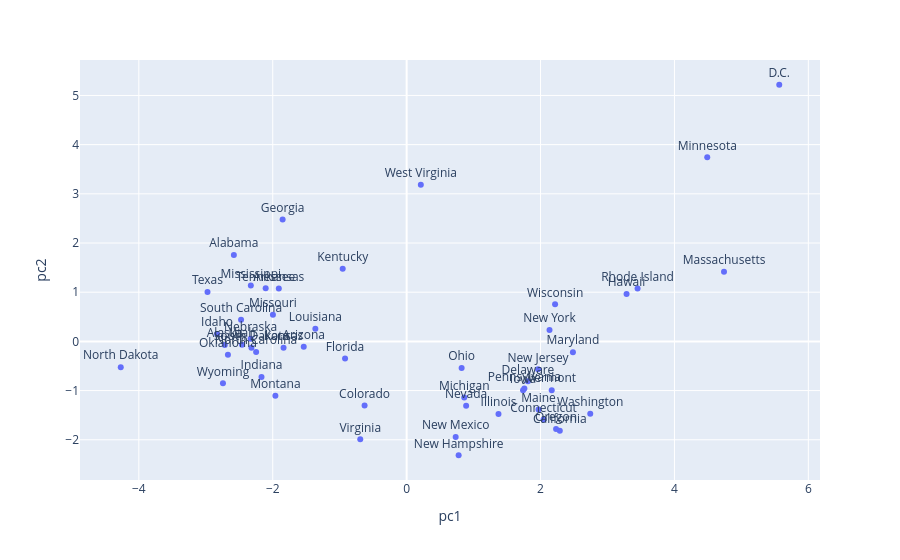

This figure's notebook cell:
### Markdown cell above
### Part i

### Code cell
import plotly.express as px

first_2_pcs_jittered["state"] = list(df_1972_to_2016.index)
fig = px.scatter(first_2_pcs_jittered, x="pc1", y="pc2", text="state")
fig.update_traces(textposition="top center")
fig.show()

### Figure 1 — Plotly figure (JSON) as saved in the notebook; plotly's stock layout.template omitted (floating-point values rounded to 4 significant figures)
{"data": [{"hovertemplate": "pc1=%{x}<br>pc2=%{y}<br>state=%{text}<extra></extra>", "legendgroup": "", "marker": {"color": "#636efa", "symbol": "circle"}, "mode": "markers+text", "name": "", "orientation": "v", "showlegend": false, "text": ["Alabama", "Alaska", "Arizona", "Arkansas", "California", "Colorado", "Connecticut", "Delaware", "D.C.", "Florida", "Georgia", "Hawaii", "Idaho", "Illinois", "Indiana", "Iowa", "Kansas", "Kentucky", "Louisiana", "Maine", "Maryland", "Massachusetts", "Michigan", "Minnesota", "Mississippi", "Missouri", "Montana", "Nebraska", "Nevada", "New Hampshire", "New Jersey", "New Mexico", "New York", "North Carolina", "North Dakota", "Ohio", "Oklahoma", "Oregon", "Pennsylvania", "Rhode Island", "South Carolina", "South Dakota", "Tennessee", "Texas", "Utah", "Vermont", "Virginia", "Washington", "West Virginia", "Wisconsin", "Wyoming"], "textposition": "top center", "type": "scatter", "x": [-2.581, -2.716, -1.537, -1.909, 2.288, -0.6281, 2.045, 1.811, 5.565, -0.9196, -1.852, 3.285, -2.831, 1.372, -2.167, 1.739, -1.838, -0.9549, -1.363, 1.97, 2.483, 4.74, 0.8606, 4.49, -2.327, -1.997, -1.96, -2.33, 0.8887, 0.7767, 1.962, 0.7326, 2.134, -2.248, -4.27, 0.8214, -2.669, 2.232, 1.759, 3.449, -2.473, -2.318, -2.106, -2.974, -2.458, 2.167, -0.6928, 2.743, 0.212, 2.217, -2.744], "xaxis": "x", "y": [1.756, -0.07395, -0.1107, 1.077, -1.819, -1.304, -1.589, -0.8124, 5.218, -0.3465, 2.476, 0.9651, 0.1511, -1.478, -0.7232, -0.9952, -0.1315, 1.475, 0.2561, -1.387, -0.2206, 1.418, -1.139, 3.742, 1.139, 0.5418, -1.104, 0.0525, -1.309, -2.315, -0.5664, -1.942, 0.2316, -0.2161, -0.5253, -0.5412, -0.2693, -1.781, -0.9581, 1.077, 0.4397, -0.1302, 1.08, 1.003, -0.07035, -0.9913, -1.991, -1.472, 3.182, 0.7549, -0.8531], "yaxis": "y"}], "layout": {"legend": {"tracegroupgap": 0}, "margin": {"t": 60}, "xaxis": {"anchor": "y", "domain": [0.0, 1.0], "title": {"text": "pc1"}}, "yaxis": {"anchor": "x", "domain": [0.0, 1.0], "title": {"text": "pc2"}}}}
